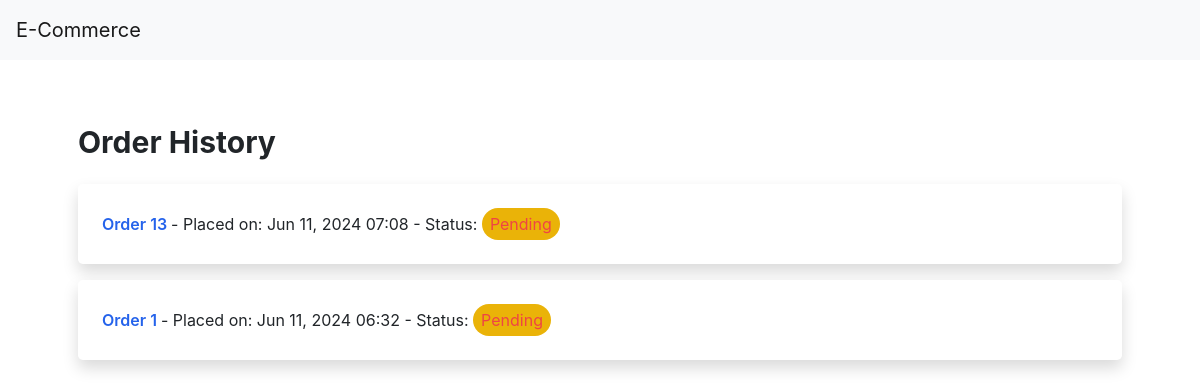
The page /orders/order_history/ (signed in) on the database as committed earlier.
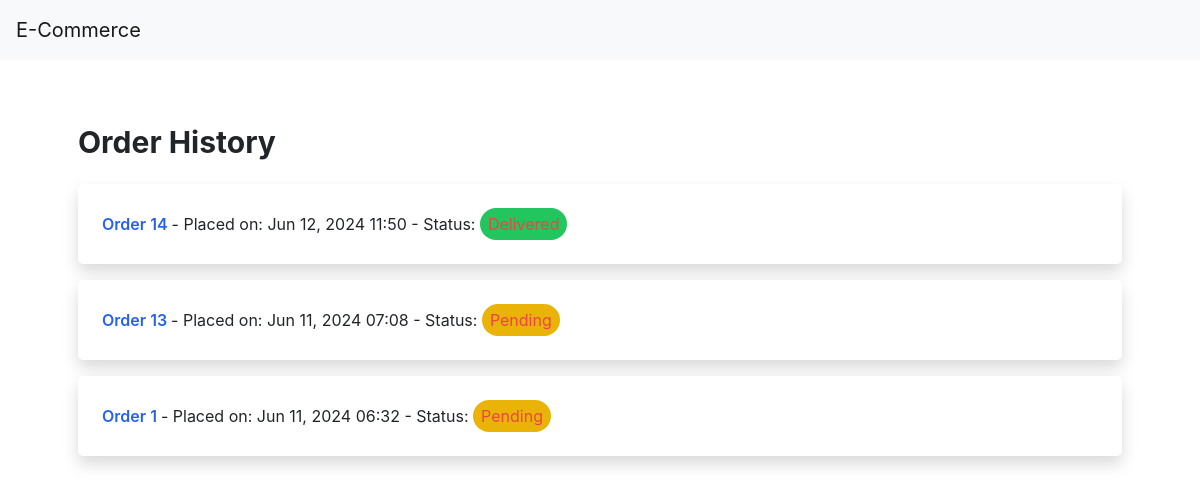
The same page on the database as committed later.
### orders/models.py (models this page shows, shortened)
class Order(models.Model):
    PAYMENT_CHOICES = [
        ('COD', 'Cash on Delivery'),
        ('Bkash', 'Bkash'),
        ('Credit Card', 'Credit Card'),
    ]
    STATUS_CHOICES = [
        ('Pending', 'Pending'),
        ('Processing', 'Processing'),
        ('Shipped', 'Shipped'),
        ('Delivered', 'Delivered'),
        ('Cancelled', 'Cancelled'),
    ]
    user = models.ForeignKey(settings.AUTH_USER_MODEL, on_delete=models.CASCADE, related_name='orders')
    first_name = models.CharField(max_length=50)
    last_name = models.CharField(max_length=50)
    phone = models.CharField(max_length=20, blank=False)
    address = models.CharField(max_length=250)
    postal_code = models.CharField(max_length=20)
    city = models.CharField(max_length=100)
    order_placed = models.DateTimeField(auto_now_add=True)
    updated = models.DateTimeField(auto_now=True)
    payment = models.CharField(max_length=20, choices=PAYMENT_CHOICES, default='COD')
    status = models.CharField(max_length=20, choices=STATUS_CHOICES, default='Pending')
    class Meta:
        ordering = ('-order_placed',)

### orders/views.py (the view)
# urls.py: path('order_history/', views.order_history, name='order_history'),
@login_required
def order_history(request):
    orders = request.user.orders.all()
    return render(request, 'order/order_history.html', {'orders': orders})

### templates/order/order_history.html
{% extends "base.html" %}
{% block content %}
<div class="container mx-auto px-4 py-8">
    <h1 class="text-3xl font-bold mb-6">Order History</h1>
    <ul class="space-y-4">
        {% for order in orders %}
        <li class="bg-white shadow rounded-lg p-4">
            <a href="{% url 'order:order_detail' order.id %}" class="text-blue-600 hover:text-blue-800 font-semibold">
                Order {{ order.id }}
            </a> -
            <span class="block sm:inline">Placed on: <time datetime="{{ order.order_placed }}">
                    {{ order.order_placed|date:"M d, Y H:i" }}</time></span> -
            <span class="block sm:inline">Status:
                <span
                    class="inline-block px-2 py-1 rounded-full text-red-500 {% if order.status == 'Pending' %} bg-yellow-500 {% elif order.status == 'Processing' %} bg-blue-500 {% elif order.status == 'Shipped' %} bg-indigo-500 {% elif order.status == 'Delivered' %} bg-green-500 {% elif order.status == 'Cancelled' %} bg-red-500 {% endif %}">
                    {{ order.get_status_display }}
                </span>
            </span>
        </li>
        {% endfor %}
    </ul>
</div>
{% endblock %}

Rows that differ between the two databases and show on the page:
added Order: id "14", order_placed "Jun 12, 2024 11:50", status "Delivered" (drawn)
